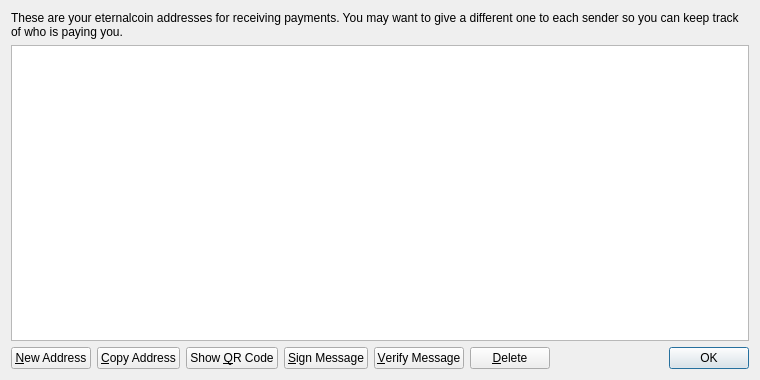
<?xml version="1.0" encoding="UTF-8"?>
<ui version="4.0">
 <class>AddressBookPage</class>
 <widget class="QWidget" name="AddressBookPage">
  <property name="geometry">
   <rect>
    <x>0</x>
    <y>0</y>
    <width>760</width>
    <height>380</height>
   </rect>
  </property>
  <property name="windowTitle">
   <string>Address Book</string>
  </property>
  <layout class="QVBoxLayout" name="verticalLayout">
   <item>
    <widget class="QLabel" name="labelExplanation">
     <property name="text">
      <string>These are your eternalcoin addresses for receiving payments. You may want to give a different one to each sender so you can keep track of who is paying you.</string>
     </property>
     <property name="textFormat">
      <enum>Qt::PlainText</enum>
     </property>
     <property name="wordWrap">
      <bool>true</bool>
     </property>
    </widget>
   </item>
   <item>
    <widget class="QTableView" name="tableView">
     <property name="contextMenuPolicy">
      <enum>Qt::CustomContextMenu</enum>
     </property>
     <property name="toolTip">
      <string>Double-click to edit address or label</string>
     </property>
     <property name="tabKeyNavigation">
      <bool>false</bool>
     </property>
     <property name="alternatingRowColors">
      <bool>true</bool>
     </property>
     <property name="selectionMode">
      <enum>QAbstractItemView::SingleSelection</enum>
     </property>
     <property name="selectionBehavior">
      <enum>QAbstractItemView::SelectRows</enum>
     </property>
     <property name="sortingEnabled">
      <bool>true</bool>
     </property>
     <attribute name="verticalHeaderVisible">
      <bool>false</bool>
     </attribute>
    </widget>
   </item>
   <item>
    <layout class="QHBoxLayout" name="horizontalLayout">
     <item>
      <widget class="QPushButton" name="newAddressButton">
       <property name="toolTip">
        <string>Create a new address</string>
       </property>
       <property name="text">
        <string>&amp;New Address</string>
       </property>
       <property name="icon">
        <iconset resource="../bitcoin.qrc">
         <normaloff>:/icons/add</normaloff>:/icons/add</iconset>
       </property>
      </widget>
     </item>
     <item>
      <widget class="QPushButton" name="copyToClipboard">
       <property name="toolTip">
        <string>Copy the currently selected address to the system clipboard</string>
       </property>
       <property name="text">
        <string>&amp;Copy Address</string>
       </property>
       <property name="icon">
        <iconset resource="../bitcoin.qrc">
         <normaloff>:/icons/editcopy</normaloff>:/icons/editcopy</iconset>
       </property>
      </widget>
     </item>
     <item>
      <widget class="QPushButton" name="showQRCode">
       <property name="text">
        <string>Show &amp;QR Code</string>
       </property>
       <property name="icon">
        <iconset resource="../bitcoin.qrc">
         <normaloff>:/icons/qrcode</normaloff>:/icons/qrcode</iconset>
       </property>
      </widget>
     </item>
     <item>
      <widget class="QPushButton" name="signMessage">
       <property name="toolTip">
        <string>Sign a message to prove you own a Bitcoin address</string>
       </property>
       <property name="text">
        <string>&amp;Sign Message</string>
       </property>
       <property name="icon">
        <iconset resource="../bitcoin.qrc">
         <normaloff>:/icons/edit</normaloff>:/icons/edit</iconset>
       </property>
      </widget>
     </item>
     <item>
      <widget class="QPushButton" name="verifyMessage">
       <property name="toolTip">
        <string>Verify a message to ensure it was signed with a specified Bitcoin address</string>
       </property>
       <property name="text">
        <string>&amp;Verify Message</string>
       </property>
       <property name="icon">
        <iconset resource="../bitcoin.qrc">
         <normaloff>:/icons/transaction_0</normaloff>:/icons/transaction_0</iconset>
       </property>
      </widget>
     </item>
     <item>
      <widget class="QPushButton" name="deleteButton">
       <property name="toolTip">
        <string>Delete the currently selected address from the list. Only sending addresses can be deleted.</string>
       </property>
       <property name="text">
        <string>&amp;Delete</string>
       </property>
       <property name="icon">
        <iconset resource="../bitcoin.qrc">
         <normaloff>:/icons/remove</normaloff>:/icons/remove</iconset>
       </property>
      </widget>
     </item>
     <item>
      <spacer name="horizontalSpacer">
       <property name="orientation">
        <enum>Qt::Horizontal</enum>
       </property>
       <property name="sizeHint" stdset="0">
        <size>
         <width>40</width>
         <height>20</height>
        </size>
       </property>
      </spacer>
     </item>
     <item>
      <widget class="QDialogButtonBox" name="buttonBox">
       <property name="sizePolicy">
        <sizepolicy hsizetype="Maximum" vsizetype="Fixed">
         <horstretch>0</horstretch>
         <verstretch>0</verstretch>
        </sizepolicy>
       </property>
       <property name="standardButtons">
        <set>QDialogButtonBox::Ok</set>
       </property>
      </widget>
     </item>
    </layout>
   </item>
  </layout>
 </widget>
 <resources>
  <include location="../bitcoin.qrc"/>
 </resources>
 <connections/>
</ui>
